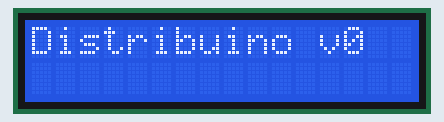
Simulated run of this sketch. Board: Arduino Uno, built with avr-gcc and run on an emulated ATmega328P. On the bench: 16×2 character LCD.

Above: at 0.1 s.
At 1.6 s:
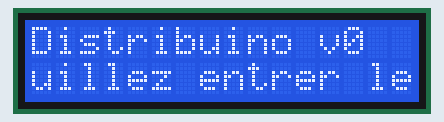
At 3.6 s:
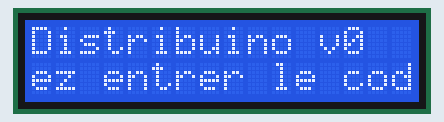
At 7.2 s:
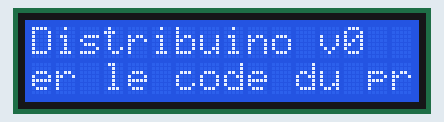
At 10.7 s:
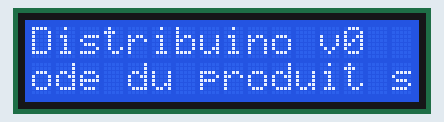
At 14.2 s:
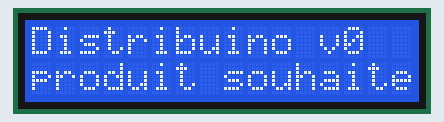

Measured:
- by itself, everything shown: repeats every 14.6 s, in 28 steps
- what the display in image 1 shows lasts 0.5 s, from 1.6 s to 2.1 s
- what the display in image 5 shows lasts 1.0 s, from 14.2 s to 15.2 s

The sketch:

screen_scrolling.ino
```cpp
#include <LiquidCrystal.h>

LiquidCrystal lcd(7, 8, 9, 10, 11 , 12);

void setup() {
  lcd.begin(16, 2);
}

void loop() {
  writeToScreenAndAutoScroll(0, "Distribuino v0");
  writeToScreenAndAutoScroll(1, "Veuillez entrer le code du produit souhaite");
}

void writeToScreenAndAutoScroll(int line, String text) {
  int textLength = text.length()+1;
  char str1[textLength];
  text.toCharArray(str1, textLength);

  for (int j = 0; j < max(1, textLength - 16); j++) {
    for(int i = 0; i < 16; i++){
      lcd.setCursor(i, line);
      if(i+j < textLength -1) lcd.write(str1[i+j]);
      else lcd.write(" ");
    }
    delay(500);
  }
}
```
